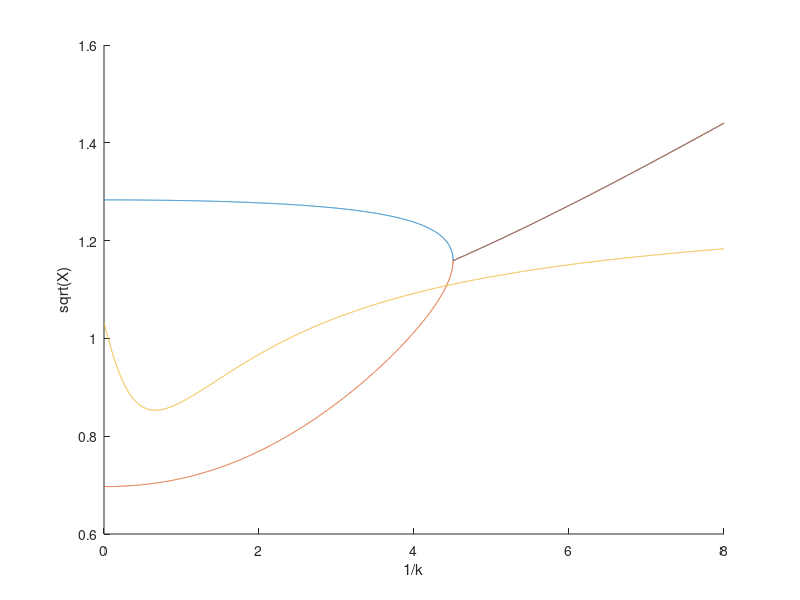

This chart was generated by the following MATLAB code: (Note: this script raises an error after producing the figure.)
%% Fung Ch6 Rewrite
clc, clear;
i = sqrt(-1);

% page 219 parameters
% mu = 76;
% a_h = -0.15;
% x_alpha = 0.25;
% r_alpha = sqrt(0.388);
% b = 5 / 12; % ft
% freq_alpha = 64.1; % rad/s
% freq_h = 55.9; % rad/s
% g_alpha = 0;
% g_h = 0;

% doppler's fin
% a_h =  0.0;
% b = 2.25/12;
% x_alpha = 0.0;
% r_alpha = 0.57785;
% freq_alpha = 2866.77844;
% freq_h = 1853.69007;
% mu = 110.28942;
% g_alpha = 0.005;
% g_h = 0.005;

% Cippola N5800 Parameters - This is one of the examples shipped with
%FinSim
a_h = 0.0;
b = 3.5625 / 12; % ft
x_alpha = 0.316;
r_alpha = 0.57757;
freq_alpha = 2593.373; % rad/s
freq_h = 2458.08525; % rad/s
mu = 77.11441;
g_alpha = 0.005;
g_h = 0.005;


invkstepsize = 0.001;
invkrange = [invkstepsize,8];
n = uint32(((invkrange(2) - invkrange(1)) / invkstepsize) + 1);
invk_set = linspace(invkrange(1),invkrange(2),n);
k_set = 1 ./ invk_set;


k = k_set;
k_inv = invk_set;

Ch_k = besselh(1,2,k) ./ (besselh(1,2,k) + (i * besselh(0,2,k))); % Theodorsen Function; Less lines to compute than using the other bessel functions
F = real(Ch_k);
G = imag(Ch_k);

A_R = -(mu + 1) - (2 .* G ./ k);
A_I = 2 .* F ./ k;
B_R = -((mu .* x_alpha) - a_h) + (2 .* F ./ k.^2) - ((0.5 - a_h) .* 2 .* G ./ k);
B_I = (1 ./ k) .* (1 + (2 .* G ./ k) + ((0.5 - a_h) .* 2 .* F));
D_R = -((mu .* x_alpha) - a_h) + ((0.5 + a_h) .* 2 .* G ./ k);
D_I = -(0.5 + a_h) .* 2 .* F ./ k;
E_R = -((mu .* r_alpha.^2) + a_h.^2 + 0.125) + ((0.25 - a_h.^2) .* 2 .* G ./ k) - ((0.5 + a_h) .* 2 .* F ./ k.^2);
E_I = (1 ./ k) .* ((0.5 - a_h) - ((0.5 + a_h) * 2 .* G ./ k) - ((0.25 - a_h.^2) * 2 .* F));

delta_R_A = (1 - (g_h * g_alpha)) * mu^2 * r_alpha.^2 * freq_h.^2 / freq_alpha.^2;
delta_R_B = (mu * freq_h.^2 / freq_alpha.^2 .* (E_R - (g_h .* E_I))) + (mu * r_alpha.^2 .* (A_R - (g_alpha .* A_I)));
delta_R_C = (A_R .* E_R) - (B_R .* D_R) - (A_I .* E_I) + (B_I .* D_I);

delta_I_A = (g_h + g_alpha) * mu^2 * r_alpha^2 * freq_h.^2 / freq_alpha^2;
delta_I_B = (mu .* freq_h.^2 ./ freq_alpha.^2 .* ((g_h .* E_R) + E_I)) + (mu .* r_alpha.^2 .* (A_I + (g_alpha .* A_R)));
delta_I_C = (A_I .* E_R) - (B_R .* D_I) + (A_R .* E_I) - (B_I .* D_R);

X_R1 = (-delta_R_B + sqrt(delta_R_B.^2 - (4 .* delta_R_A .* delta_R_C))) ./ (2 .* delta_R_A);
X_R2 = (-delta_R_B - sqrt(delta_R_B.^2 - (4 .* delta_R_A .* delta_R_C))) ./ (2 .* delta_R_A);

if(~delta_I_A == 0)
    X_I1 = (-delta_I_B + sqrt(delta_I_B.^2 - (4 .* delta_I_A .* delta_I_C))) ./ (2 .* delta_I_A);
    X_I2 = (-delta_I_B - sqrt(delta_I_B.^2 - (4 .* delta_I_A .* delta_I_C))) ./ (2 .* delta_I_A);
else
    X_I1 = -delta_I_C ./ delta_I_B;
    X_I2 = -delta_I_C ./ delta_I_B;
end

rt_X_R1 = sqrt(X_R1);
rt_X_R2 = sqrt(X_R2);
rt_X_I1 = sqrt(X_I1);
rt_X_I2 = sqrt(X_I2);

solutionmatrix = [k; k_inv; X_R1; X_R2; X_I1; rt_X_R1; rt_X_R2; rt_X_I1;];
imagMatrix2 = [zeros(1,size(delta_I_B,2)); delta_I_B; delta_I_C];
realMatrix2 = [zeros(1,size(delta_I_B,2)) + delta_R_A; delta_R_B; delta_R_C];

XRatio1 = abs(1 - abs(solutionmatrix(6,:) ./ solutionmatrix(8,:)));
XRatio2 = abs(1 - abs(solutionmatrix(7,:) ./ solutionmatrix(8,:)));


fig = figure();
hold on;
invk = solutionmatrix(2,:);
rt_X = solutionmatrix(6:8,:);
plot(invk,rt_X)
xlabel("1/k");
ylabel("sqrt(X)");
%axis([-inf inf 0.6 1.3])


[~,idx1] = find(XRatio2 == min(XRatio2,[],"omitnan"));
flutterPoint = solutionmatrix(:,idx1);
Uf = freq_alpha * b * flutterPoint(2) / flutterPoint(7);
flutterFreq = freq_alpha / flutterPoint(7) / (2 * pi());
inv_kf = flutterPoint(2);
kf = flutterPoint(1);
flutter_rtX = flutterPoint(7);

fprintf("Uf = %g ft/s\nFcr = %g Hz\nkf = %g\nsqrt(Xf) = %g\n1/kf = %g\n",Uf,flutterFreq,kf,flutter_rtX,inv_kf)